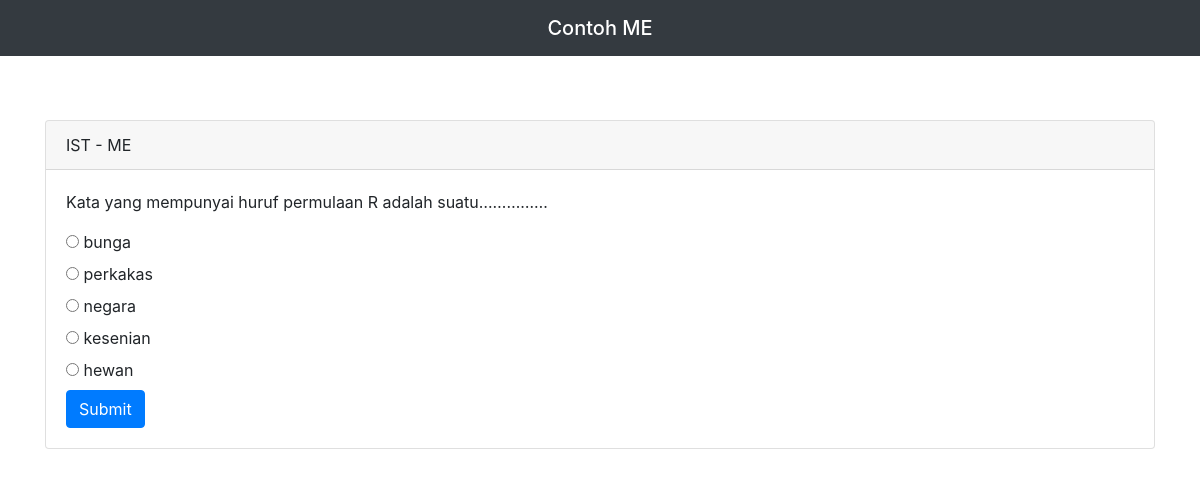
Page /user/preview-contoh.php?page=2&jenis_tes=IST&id_subtes=13 on the committed database.
### tables this page shows
CREATE TABLE `tbl_contohsoal` (
  `id_soal` int(11) NOT NULL,
  `jenis_tes` text NOT NULL,
  `subtes` text NOT NULL,
  `soal` text NOT NULL,
  `penjelasan` text NOT NULL,
  `gambar` text NOT NULL,
  `jenis_jawaban` enum('Isian','Pilihan Ganda','Gambar','Aritmatika','Hafalan') NOT NULL,
  `jumlah_jawaban` int(11) NOT NULL,
  `jumlah_benar` int(11) NOT NULL,
  `pilihan` text NOT NULL,
  `jawaban_benar` text NOT NULL,
  `paket_gambar` text NOT NULL,
  `added_at` datetime NOT NULL DEFAULT current_timestamp()
);

CREATE TABLE `tbl_subtes` (
  `id_subtes` int(11) NOT NULL,
  `id_jenistes` int(11) NOT NULL,
  `nama_subtes` varchar(12) NOT NULL,
  `intruksi` text NOT NULL,
  `tipe_soal` enum('Gambar','Pilihan Ganda','Isian','Aritmatika','Hafalan') NOT NULL,
  `timer` decimal(11,1) NOT NULL,
  `soal_hafalan` text NOT NULL,
  `timer_hafalan` decimal(11,1) NOT NULL,
  `added_at` datetime NOT NULL DEFAULT current_timestamp()
);

### user/preview-contoh.php (the view, shortened to what this page needs)
<?php
include("../koneksi.php");
?>
<!DOCTYPE html>
<html lang="en">
<head>
    <link href="../css/styles.css" rel="stylesheet" />
    <link href="../css/sticky-navbar-footer.css" rel="stylesheet" />
    <link href="https://cdn.datatables.net/1.10.20/css/dataTables.bootstrap4.min.css" rel="stylesheet" />
</head>
<body>
    <?php
    if (isset($_GET['id_subtes'])) {
        $getDataSubtes = mysqli_query($db, "SELECT * FROM `tbl_contohsoal` INNER JOIN `tbl_subtes` ON tbl_contohsoal.subtes = tbl_subtes.nama_subtes WHERE tbl_subtes.id_subtes = '$_GET[id_subtes]' LIMIT 1");
        if (mysqli_num_rows($getDataSubtes) > 0) {
            $dataSubtes = mysqli_fetch_array($getDataSubtes);
    ?>
            <nav class="navbar navbar-dark bg-dark">
                <div class="container-fluid">
                    <span class="navbar-brand mb-0 h1 mx-auto">Contoh <?= $dataSubtes['nama_subtes'] ?></span>
                </div>
            </nav>
            <div class="container mt-1">
                <div class="card my-auto">
                    <div class="card-header d-flex">
                        <div class="pr-2 flex-fill"><?= $_GET['jenis_tes'] . ' - ' . $dataSubtes['nama_subtes'] ?></div>
                    </div>
                    <?php
                    if (isset($_GET['id_subtes'])) {
                        $alpha = array('A', 'B', 'C', 'D', 'E', 'F', 'G', 'H', 'I', 'J', 'K', 'L', 'M', 'N', 'O', 'P', 'Q', 'R', 'S', 'T', 'U', 'V', 'W', 'X ', 'Y', 'Z');
                        if (isset($_GET['page'])) {
                            $page = $_GET['page'];
                        } else $page = 1;
                        $limit = 1;
                        $start_from = $start_from = ($page - 1) * $limit;
                        $listSoal = mysqli_query($db, "SELECT * FROM `tbl_contohsoal` WHERE jenis_tes = '$_GET[jenis_tes]' AND subtes = '$dataSubtes[nama_subtes]' ORDER BY added_at ASC LIMIT $start_from, $limit");
                        if (mysqli_num_rows($listSoal) > 0) {
                            $soal = mysqli_fetch_array($listSoal);
                    ?>
                            <div class="card-body">
                                <form action="#" method="POST">
                                    <?php
                                    echo $soal['soal'];
                                    echo '<div id="lembarJawab">';
                                    if ($soal['jenis_jawaban'] == "Pilihan Ganda" || $soal['jenis_jawaban'] == "Hafalan") {
                                        if ($soal['jumlah_benar'] == 0) {
                                            $pilihan = explode("#", $soal['pilihan']);
                                            for ($i = 0; $i < count($pilihan); $i++) {
                                    ?>
                                                <input type="radio" name="jawaban" id="jawaban_<?= $i; ?>" value="<?= $alpha[$i] ?>" />
                                                <label for="jawaban_<?= $i; ?>"><?= $pilihan[$i] ?></label><br />
                                            <?php
                                            }
                                        } else if ($soal['jumlah_benar'] == 1) {
                                            for ($i = 0; $i < $soal['jumlah_jawaban']; $i++) {
                                            ?>
                                                <input type="radio" name="jawaban" id="jawaban_<?= $i; ?>" value="<?= $alpha[$i] ?>" />
                                                <label for="jawaban_<?= $i; ?>"><?= $alpha[$i] ?></label><br />
                                            <?php
                                            }
                                        } else if ($soal['jumlah_benar'] > 1) {
                                            for ($i = 0; $i < $soal['jumlah_jawaban']; $i++) {
                                            ?>
                                                <input type="checkbox" id="jawaban_<?= $i; ?>" name="jawaban_lebih[]" value="<?= $alpha[$i]; ?>" />
                                                <label for="jawaban_<?= $i; ?>" class="mt-2 mr-2 mb-2"><?= $alpha[$i]; ?></label><br />
                                            <?php
                                            }
                                        }
                                    } else if ($soal['jenis_jawaban'] == "Isian") {
                                        echo '<input type="text" name="jawaban" class="form-control col-lg-6 col-md-12" autofocus/><br/>';
                                    } else if ($soal['jenis_jawaban'] == "Aritmatika") {
                                        for ($i = 0; $i < 10; $i++) {
                                            ?>
                                            <input type="checkbox" id="jawaban_<?= $i; ?>" name="jawaban_lebih[]" value="<?= $i ?>" />
                                            <label for="jawaban_<?= $i; ?>" class="mt-2 mr-2 mb-2"><?= $i; ?></label><br />
                                            <?php
                                        }
                                    } else if ($soal['jenis_jawaban'] == "Gambar") {
                                        echo '<div class="d-flex flex-row">';
                                        if (isset($soal['paket_gambar'])) {
                                            $paketGambar = mysqli_query($db, "SELECT * FROM `tbl_paketgambar` WHERE nama_paket = '$soal[paket_gambar]'");
                                            if (mysqli_num_rows($paketGambar) > 0) {
                                                $row = mysqli_fetch_array($paketGambar);
                                                $format = explode('.', $row['gambar']);
                                                for ($i = 0; $i < $row['jumlah_gambar']; $i++) {
                                            ?>
                                                    <div class="p-2" align="center">
                                                        <label for="jawaban<?php echo $i ?>" class="mt-2 mr-2 mb-2"><img src="../image/<?= $row['nama_paket'] . '-' . ($i + 1) . "." . end($format) ?>" style="max-width:65%" /></label><br />
                                                        <input type="radio" id="jawaban<?php echo $i ?>" name="jawaban" value="<?= $alpha[$i] ?>" /><br />
                                                    </div>
                                    <?php
                                                }
                                            }
                                        }
                                        echo "</div>";
                                    }
                                    echo "</div>";
                                    ?>
                                    <div id="tombolPeriksa">
                                        <input type="submit" value="Submit" name="periksa" class="btn btn-primary" />
                                    </div>
                                </form>
                            </div>
            <?php
                        }
                    }
                }
            }
            ?>
                </div>
            </div>
</body>
</html>

### css/sticky-navbar-footer.css (style rules this page uses)
html { position: relative; min-height: 100%; }
body { margin-bottom: 60px; }
body > .container { padding: 60px 15px 0; }

### rows in the picture
tbl_contohsoal: tbl_subtes.nama_subtes "ME"
tbl_contohsoal: soal "Kata yang mempunyai huruf permulaan R adalah suatu……………", pilihan "bunga", pilihan "perkakas", pilihan "negara", pilihan "kesenian", pilihan "hewan"

### other values in the picture
$_GET['jenis_tes'] "IST"
